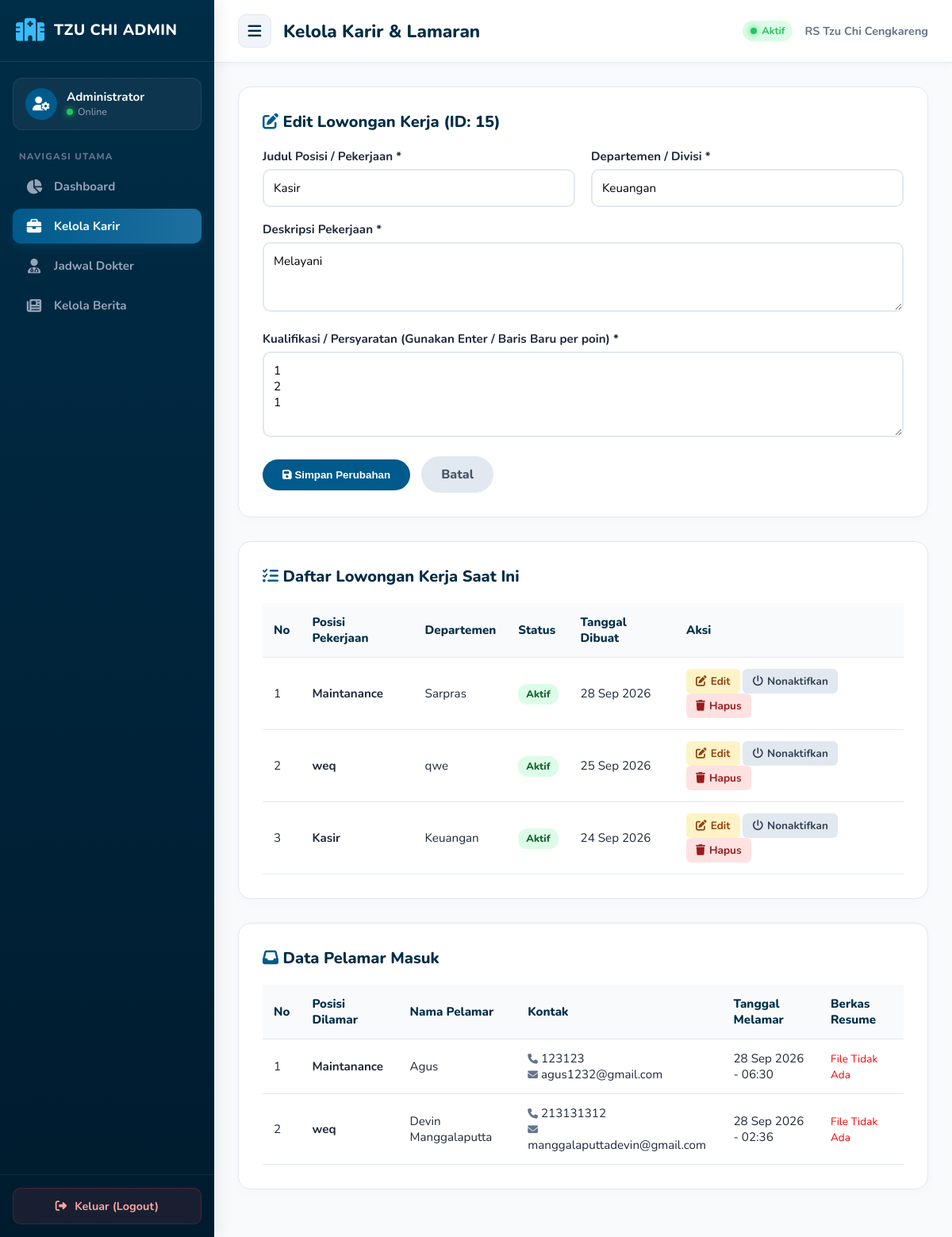
Screenshot of /admin.php?page=karir&action=edit_lowongan&id=15 with the database file from the repository.
### tables this page shows
CREATE TABLE `job_vacancies` (
  `id` int(11) NOT NULL,
  `title` varchar(100) NOT NULL,
  `department` varchar(100) NOT NULL,
  `location` varchar(100) NOT NULL,
  `employment_type` varchar(50) DEFAULT 'Penuh Waktu',
  `description` text NOT NULL,
  `requirements` text NOT NULL,
  `is_active` tinyint(1) DEFAULT '1',
  `created_at` timestamp NOT NULL DEFAULT CURRENT_TIMESTAMP,
  `updated_at` timestamp NOT NULL DEFAULT CURRENT_TIMESTAMP ON UPDATE CURRENT_TIMESTAMP
);

CREATE TABLE `applications` (
  `id` int(11) NOT NULL,
  `job_id` int(11) NOT NULL,
  `applied_at` timestamp NOT NULL DEFAULT CURRENT_TIMESTAMP,
  `full_name` varchar(150) NOT NULL,
  `phone` varchar(20) NOT NULL,
  `email` varchar(150) NOT NULL,
  `resume_path` varchar(255) NOT NULL
);

### admin.php (the view, shortened to what this page needs)
<?php
$host = 'localhost';
$db   = 'db_rumahsakit';
$user = 'root';
$pass = 'root';
$conn = new mysqli($host, $user, $pass);
$conn->query("CREATE DATABASE IF NOT EXISTS `$db` CHARACTER SET utf8mb4");
$conn->select_db($db);
$conn->query("CREATE TABLE IF NOT EXISTS job_vacancies (
    id INT AUTO_INCREMENT PRIMARY KEY,
    title VARCHAR(255) NOT NULL,
    department VARCHAR(100) NOT NULL,
    location VARCHAR(100) NOT NULL DEFAULT 'Cengkareng, Jakarta Barat',
    description TEXT NOT NULL,
    requirements TEXT NOT NULL,
    is_active TINYINT(1) DEFAULT 1,
    created_at TIMESTAMP DEFAULT CURRENT_TIMESTAMP
) ENGINE=InnoDB;");
$conn->query("CREATE TABLE IF NOT EXISTS applications (
    id INT AUTO_INCREMENT PRIMARY KEY,
    job_id INT NOT NULL,
    full_name VARCHAR(255) NOT NULL,
    phone VARCHAR(50) NOT NULL,
    email VARCHAR(255) NOT NULL,
    resume_path VARCHAR(255) NOT NULL,
    applied_at TIMESTAMP DEFAULT CURRENT_TIMESTAMP
) ENGINE=InnoDB;");
$page = isset($_GET['page']) ? $_GET['page'] : 'dashboard';
        ?>
        <?php endif;
$editJob = null;
if (isset($_GET['action']) && $_GET['action'] === 'edit_lowongan' && isset($_GET['id'])) {
    $edit_id = intval($_GET['id']);
    $res = $conn->query("SELECT * FROM job_vacancies WHERE id = $edit_id");
    if ($res && $res->num_rows > 0) {
        $editJob = $res->fetch_assoc();
    }
}
$pageTitle = "Dashboard Utama";
if ($page == 'karir') $pageTitle = "Kelola Karir & Lamaran";
?>
<!DOCTYPE html>
<html lang="id">
<head>
    <link rel="stylesheet" href="https://cdnjs.cloudflare.com/ajax/libs/font-awesome/6.4.0/css/all.min.css">
</head>
<body>
    <aside class="sidebar" id="sidebarNav">
        <div class="sidebar-header">
            <i class="fa-solid fa-hospital brand-icon"></i>
            <h2>TZU CHI ADMIN</h2>
        </div>
        <div class="sidebar-profile">
            <div class="profile-avatar">
                <i class="fa-solid fa-user-gear"></i>
            </div>
            <div class="profile-info">
                <span class="name">Administrator</span>
                <span class="status">
                    <span class="status-dot"></span> Online
                </span>
            </div>
        </div>
        <div class="menu-label">Navigasi Utama</div>
        <ul class="sidebar-menu">
            <li>
                <a href="admin.php?page=dashboard" class="<?= $page == 'dashboard' ? 'active' : '' ?>">
                    <i class="fa-solid fa-chart-pie"></i>
                    <span>Dashboard</span>
                </a>
            </li>
            <li>
                <a href="admin.php?page=karir" class="<?= $page == 'karir' ? 'active' : '' ?>">
                    <i class="fa-solid fa-briefcase"></i>
                    <span>Kelola Karir</span>
                </a>
            </li>
<li>
    <a href="edit-jadwal.php" class="<?= basename($_SERVER['PHP_SELF']) == 'edit-jadwal.php' ? 'active' : '' ?>">
        <i class="fa-solid fa-user-doctor"></i>
        <span>Jadwal Dokter</span>
    </a>
</li>
            <li>
                <a href="admin.php?page=berita" class="<?= $page == 'berita' ? 'active' : '' ?>">
                    <i class="fa-solid fa-newspaper"></i>
                    <span>Kelola Berita</span>
                </a>
            </li>
        </ul>
        <div class="sidebar-footer">
            <a href="logout.php" class="btn-logout">
                <i class="fa-solid fa-right-from-bracket"></i>
                <span>Keluar (Logout)</span>
            </a>
        </div>
    </aside>
    <main class="main-content">
        <header class="topbar">
            <div class="topbar-left">
                <button class="menu-toggle" id="toggleBtn" onclick="toggleSidebar()" title="Buka/Tutup Sidebar">
                    <i class="fa-solid fa-bars"></i>
                </button>
                <h1><?= htmlspecialchars($pageTitle) ?></h1>
            </div>
            <div style="display: flex; align-items: center; gap: 15px;">
                <span class="live-indicator"><span class="status-dot"></span> Aktif</span>
                <div style="font-weight: 700; color: var(--text-muted); font-size: 0.9rem;">
                    RS Tzu Chi Cengkareng
                </div>
            </div>
        </header>
        <div class="content-wrapper">
            <?php
            if ($page == 'dashboard') {
                $totalLowongan = $conn->query("SELECT COUNT(*) as total FROM job_vacancies")->fetch_assoc()['total'];
                $totalPelamar  = $conn->query("SELECT COUNT(*) as total FROM applications")->fetch_assoc()['total'];
                ?>
                <div style="display: grid; grid-template-columns: repeat(auto-fit, minmax(220px, 1fr)); gap: 20px; margin-bottom: 30px;">
                    <div class="card" style="margin-bottom:0; display:flex; align-items:center; gap:20px;">
                        <div style="width:60px; height:60px; background:#E0F2FE; color:var(--tzuchi-blue); border-radius:12px; display:flex; align-items:center; justify-content:center; font-size:1.8rem;">
                            <i class="fa-solid fa-briefcase"></i>
                        </div>
                        <div>
                            <h2 id="stat-total-lowongan" style="margin:0; color: var(--tzuchi-blue); font-size:1.8rem;"><?= $totalLowongan ?></h2>
                            <p style="margin:0; color: var(--text-muted); font-weight:700;">Total Lowongan Kerja</p>
                        </div>
                    </div>
                    <div class="card" style="margin-bottom:0; display:flex; align-items:center; gap:20px;">
                        <div style="width:60px; height:60px; background:#DCFCE7; color:var(--tzuchi-green); border-radius:12px; display:flex; align-items:center; justify-content:center; font-size:1.8rem;">
                            <i class="fa-solid fa-users"></i>
                        </div>
                        <div>
                            <h2 id="stat-total-pelamar" style="margin:0; color: var(--tzuchi-green); font-size:1.8rem;"><?= $totalPelamar ?></h2>
                            <p style="margin:0; color: var(--text-muted); font-weight:700;">Total Pelamar</p>
                        </div>
                    </div>
                </div>
                <div class="card">
                    <h3>Selamat Datang di Portal Admin Terpadu</h3>
                    <p style="color: var(--text-muted); margin-bottom: 0;">Silakan gunakan menu navigasi di sebelah kiri untuk mengelola informasi Karir, Jadwal Dokter, dan Berita Utama Website.</p>
                </div>
                <?php
            }
            elseif ($page == 'karir') {
                ?>
                <div class="card" id="form-card">
                    <?php if ($editJob): ?>
                        <h3><i class="fa-solid fa-pen-to-square" style="color:var(--tzuchi-blue);"></i> Edit Lowongan Kerja (ID: <?= $editJob['id'] ?>)</h3>
                        <form method="POST" action="admin.php?page=karir">
                            <div class="form-row">
                                <div class="form-group">
                                    <label>Judul Posisi / Pekerjaan *</label>
                                    <input type="text" name="title" required value="<?= htmlspecialchars($editJob['title']) ?>">
                                </div>
                                <div class="form-group">
                                    <label>Departemen / Divisi *</label>
                                    <input type="text" name="department" required value="<?= htmlspecialchars($editJob['department']) ?>">
                                </div>
                            </div>
                            <div class="form-group">
                                <label>Deskripsi Pekerjaan *</label>
                                <textarea name="description" rows="3" required><?= htmlspecialchars($editJob['description']) ?></textarea>
                            </div>
                            <div class="form-group">
                                <label>Kualifikasi / Persyaratan (Gunakan Enter / Baris Baru per poin) *</label>
                                <textarea name="requirements" rows="4" required><?= htmlspecialchars($editJob['requirements']) ?></textarea>
                            </div>
                            <button type="submit" name="update_lowongan" class="btn-submit">
                                <i class="fa-solid fa-floppy-disk"></i> Simpan Perubahan
                            </button>
                            <a href="admin.php?page=karir" class="btn-cancel">Batal</a>
                        </form>
                    <?php endif; ?>
                </div>
                <div class="card">
                    <h3><i class="fa-solid fa-list-check" style="color:var(--tzuchi-blue);"></i> Daftar Lowongan Kerja Saat Ini</h3>
                    <div class="table-responsive">
                        <table>
                            <thead>
                                <tr>
                                    <th>No</th>
                                    <th>Posisi Pekerjaan</th>
                                    <th>Departemen</th>
                                    <th>Status</th>
                                    <th>Tanggal Dibuat</th>
                                    <th>Aksi</th>
                                </tr>
                            </thead>
                            <tbody id="tbody-lowongan">
                                <?php
                                $jobs = $conn->query("SELECT * FROM job_vacancies ORDER BY created_at DESC");
                                if ($jobs && $jobs->num_rows > 0):
                                    $no = 1;
                                    while ($j = $jobs->fetch_assoc()):
                                ?>
                                    <tr>
                                        <td><?= $no++ ?></td>
                                        <td><strong><?= htmlspecialchars($j['title']) ?></strong></td>
                                        <td><?= htmlspecialchars($j['department']) ?></td>
                                        <td>
                                            <?php if ($j['is_active']): ?>
                                                <span class="badge-status status-active">Aktif</span>
                                            <?php else: ?>
                                                <span class="badge-status status-inactive">Nonaktif</span>
                                            <?php endif; ?>
                                        </td>
                                        <td><?= date('d M Y', strtotime($j['created_at'])) ?></td>
                                        <td>
                                            <a href="admin.php?page=karir&action=edit_lowongan&id=<?= $j['id'] ?>" class="btn-sm btn-edit">
                                                <i class="fa-solid fa-pen-to-square"></i> Edit
                                            </a>
                                            <a href="admin.php?page=karir&action=toggle_status&id=<?= $j['id'] ?>" class="btn-sm btn-toggle">
                                                <i class="fa-solid fa-power-off"></i> <?= $j['is_active'] ? 'Nonaktifkan' : 'Aktifkan' ?>
                                            </a>
                                            <a href="admin.php?page=karir&action=hapus_lowongan&id=<?= $j['id'] ?>" class="btn-sm btn-danger" onclick="return confirm('Yakin ingin menghapus lowongan ini?')">
                                                <i class="fa-solid fa-trash"></i> Hapus
                                            </a>
                                        </td>
                                    </tr>
                                <?php
                                    endwhile;
                                else:
                                ?>
                                    <tr>
                                        <td colspan="6" style="text-align: center; color: var(--text-muted);">Belum ada lowongan kerja yang ditambahkan.</td>
                                    </tr>
                                <?php endif; ?>
                            </tbody>
                        </table>
                    </div>
                </div>
                <div class="card">
                    <h3><i class="fa-solid fa-inbox" style="color:var(--tzuchi-blue);"></i> Data Pelamar Masuk</h3>
                    <div class="table-responsive">
                        <table>
                            <thead>
                                <tr>
                                    <th>No</th>
                                    <th>Posisi Dilamar</th>
                                    <th>Nama Pelamar</th>
                                    <th>Kontak</th>
                                    <th>Tanggal Melamar</th>
                                    <th>Berkas Resume</th>
                                </tr>
                            </thead>
                            <tbody id="tbody-pelamar">
                                <?php
                                $apps = $conn->query("SELECT a.*, j.title as job_title FROM applications a LEFT JOIN job_vacancies j ON a.job_id = j.id ORDER BY a.applied_at DESC");
                                if ($apps && $apps->num_rows > 0):
                                    $no = 1;
                                    while ($a = $apps->fetch_assoc()):
                                ?>
                                    <tr>
                                        <td><?= $no++ ?></td>
                                        <td><strong><?= htmlspecialchars($a['job_title'] ?? 'Lowongan Dihapus') ?></strong></td>
                                        <td><?= htmlspecialchars($a['full_name']) ?></td>
                                        <td>
                                            <i class="fa-solid fa-phone" style="font-size:0.8rem; color:var(--text-muted);"></i> <?= htmlspecialchars($a['phone']) ?><br>
                                            <i class="fa-solid fa-envelope" style="font-size:0.8rem; color:var(--text-muted);"></i> <?= htmlspecialchars($a['email']) ?>
                                        </td>
                                        <td><?= date('d M Y - H:i', strtotime($a['applied_at'])) ?></td>
                                        <td>
                                            <?php if (file_exists($a['resume_path'])): ?>
                                                <a href="<?= htmlspecialchars($a['resume_path']) ?>" download class="btn-sm btn-download">
                                                    <i class="fa-solid fa-download"></i> Download Berkas
                                                </a>
                                            <?php else: ?>
                                                <span style="color: red; font-size:0.85rem;">File Tidak Ada</span>
                                            <?php endif; ?>
                                        </td>
                                    </tr>
                                <?php
                                    endwhile;
                                else:
                                ?>
                                    <tr>
                                        <td colspan="6" style="text-align: center; color: var(--text-muted);">Belum ada pelamar yang mengirimkan berkas.</td>
                                    </tr>
                                <?php endif; ?>
                            </tbody>
                        </table>
                    </div>
                </div>
                <?php
            }
            ?>
        </div>
    </main>
</body>
</html>

### rows the page displays
job_vacancies: id "15", title "Kasir", department "Keuangan", description "Melayani", requirements "1 2 1", is_active "Aktif", created_at "24 Sep 2026"
job_vacancies: title "Maintanance", department "Sarpras", is_active "Aktif", created_at "28 Sep 2026"
job_vacancies: title "weq", department "qwe", is_active "Aktif", created_at "25 Sep 2026"
applications: job_vacancies.title "Maintanance", full_name "Agus", phone "123123", email "agus1232@gmail.com", applied_at "28 Sep 2026 - 06:30", shows "File Tidak Ada"
applications: job_vacancies.title "weq", full_name "Devin Manggalaputta", phone "213131312", email "manggalaputtadevin@gmail.com", applied_at "28 Sep 2026 - 02:36", shows "File Tidak Ada"

### other values shown
$pageTitle "Kelola Karir & Lamaran"
